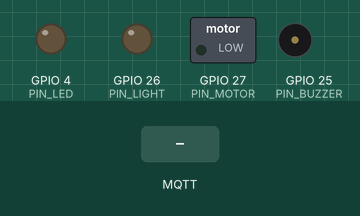
This sketch was run on a simulated ESP32. On the bench: switched loads named in the sketch (green lamp = pin HIGH), output pins drawn as LEDs (lit = HIGH), buzzer (waves = sounding, pin HIGH). The inputs (shaded band) are chosen by the test bench. WiFi joins after 1.5 s; servers stay silent unless stated; I2S audio is not simulated (input reads silence); no MQTT or app messages arrive unless stated; what the sketch prints to the serial monitor is not drawn.

Above: at 4.9 s.
5.0 s: MQTT message "hey esp" arrives on the first subscribed topic
At 6.2 s:
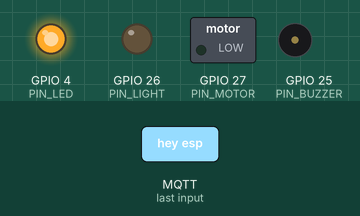
6.5 s: MQTT message "light on" arrives on the first subscribed topic
At 7.9 s:
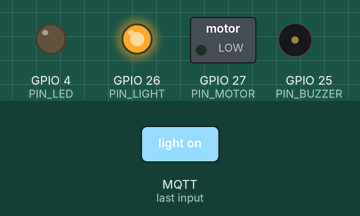
8.3 s: MQTT message "hey pi" arrives on the first subscribed topic
At 9.2 s:
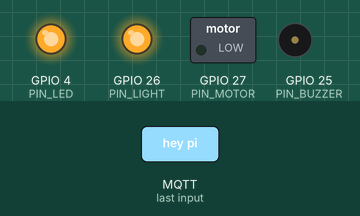
9.8 s: MQTT message "motor on" arrives on the first subscribed topic
At 10.7 s:
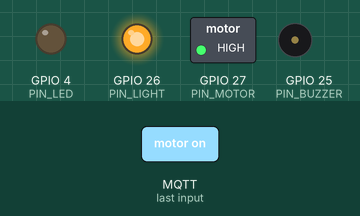
Timing chart, 0 to 12.6 s (numbered marks = the images above; inputs shaded):
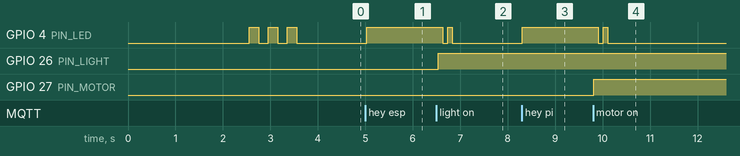

Measured:
- after the input at 5.0 s, GPIO 4 (PIN_LED): LOW → HIGH at once
- after the input at 6.5 s, GPIO 4 (PIN_LED): HIGH → LOW after 0.13 s, → HIGH 0.10 s later, → LOW 0.10 s later; GPIO 26 (PIN_LIGHT): LOW → HIGH at once
- after the input at 8.3 s, GPIO 4 (PIN_LED): LOW → HIGH at once
- after the input at 9.8 s, GPIO 4 (PIN_LED): HIGH → LOW after 0.11 s, → HIGH 0.10 s later, → LOW 0.10 s later; GPIO 27 (PIN_MOTOR): LOW → HIGH at once

The sketch:

esp32_voice_controller.ino
```cpp
#include <WiFi.h>
#include <PubSubClient.h>
#include <driver/i2s.h>

// ─── WiFi Settings ───────────────────────────────────────
const char* WIFI_SSID     = "xxxx";
const char* WIFI_PASSWORD = "xxxx";

// ─── MQTT Settings ───────────────────────────────────────
const char* MQTT_BROKER   = "rpi_ip";
const int   MQTT_PORT     = 1883;
const char* TOPIC_AUDIO   = "audio/stream";
const char* TOPIC_CMD     = "cmd/text";
const char* TOPIC_STATUS  = "device/status";

// ─── I2S / INMP441 Pins ──────────────────────────────────
#define I2S_SCK   14
#define I2S_WS    15
#define I2S_SD    32

// ─── Device GPIO Pins ────────────────────────────────────
#define PIN_LED     4    // Wake word indicator LED
#define PIN_LIGHT   26   // Light relay
#define PIN_MOTOR   27   // Motor relay
#define PIN_BUZZER  25   // Buzzer

// ─── Audio Settings ──────────────────────────────────────
#define SAMPLE_RATE   16000
#define BUFFER_SIZE   1024

WiFiClient   espClient;
PubSubClient mqtt(espClient);
int16_t audioBuffer[BUFFER_SIZE / 2];

bool wakeWordActive = false;
unsigned long wakeWordTime = 0;
#define WAKE_TIMEOUT  5000  // 5 seconds listen window

bool lightState  = false;
bool motorState  = false;
bool buzzerState = false;

// ─── LED Helpers ─────────────────────────────────────────
void setLED(bool state) {
  digitalWrite(PIN_LED, state ? HIGH : LOW);
}

void blinkLED(int times, int delayMs) {
  for (int i = 0; i < times; i++) {
    digitalWrite(PIN_LED, HIGH); delay(delayMs);
    digitalWrite(PIN_LED, LOW);  delay(delayMs);
  }
}

// ─── I2S Setup ───────────────────────────────────────────
void setupI2S() {
  i2s_config_t i2s_config = {
    .mode                 = (i2s_mode_t)(I2S_MODE_MASTER | I2S_MODE_RX),
    .sample_rate          = SAMPLE_RATE,
    .bits_per_sample      = I2S_BITS_PER_SAMPLE_16BIT,
    .channel_format       = I2S_CHANNEL_FMT_ONLY_LEFT,
    .communication_format = I2S_COMM_FORMAT_STAND_I2S,
    .intr_alloc_flags     = ESP_INTR_FLAG_LEVEL1,
    .dma_buf_count        = 8,
    .dma_buf_len          = 64,
    .use_apll             = false,
    .tx_desc_auto_clear   = false,
    .fixed_mclk           = 0
  };
  i2s_pin_config_t pin_config = {
    .bck_io_num   = I2S_SCK,
    .ws_io_num    = I2S_WS,
    .data_out_num = I2S_PIN_NO_CHANGE,
    .data_in_num  = I2S_SD
  };
  i2s_driver_install(I2S_NUM_0, &i2s_config, 0, NULL);
  i2s_set_pin(I2S_NUM_0, &pin_config);
  i2s_start(I2S_NUM_0);
  Serial.println("[I2S] Initialized");
}

// ─── WiFi Connect ────────────────────────────────────────
void connectWiFi() {
  Serial.print("[WiFi] Connecting to ");
  Serial.println(WIFI_SSID);
  WiFi.begin(WIFI_SSID, WIFI_PASSWORD);
  while (WiFi.status() != WL_CONNECTED) {
    delay(500); Serial.print(".");
  }
  Serial.print("\n[WiFi] Connected! IP: ");
  Serial.println(WiFi.localIP());
}

// ─── Command Handler ─────────────────────────────────────
void handleCommand(String text) {
  text.toLowerCase();
  text.trim();
  Serial.print("[CMD] Received: ");
  Serial.println(text);

  // Wake word check
  if (text.indexOf("hey esp")  >= 0 ||
      text.indexOf("hey pi")   >= 0 ||
      text.indexOf("hey room") >= 0) {
    wakeWordActive = true;
    wakeWordTime   = millis();
    setLED(true);
    Serial.println("[WAKE] Activated! Listening for command...");
    mqtt.publish(TOPIC_STATUS, "AWAKE");
    return;
  }

  if (!wakeWordActive) {
    Serial.println("[CMD] Ignored - say wake word first");
    return;
  }

  bool matched = true;

  // Light
  if      (text.indexOf("light on")  >= 0 || text.indexOf("turn on light")  >= 0) {
    digitalWrite(PIN_LIGHT, HIGH); lightState = true;
    Serial.println("[CMD] Light ON");
    mqtt.publish(TOPIC_STATUS, "LIGHT:ON");

  } else if (text.indexOf("light off") >= 0 || text.indexOf("turn off light") >= 0) {
    digitalWrite(PIN_LIGHT, LOW); lightState = false;
    Serial.println("[CMD] Light OFF");
    mqtt.publish(TOPIC_STATUS, "LIGHT:OFF");

  // Motor
  } else if (text.indexOf("motor on")  >= 0 || text.indexOf("turn on motor")  >= 0) {
    digitalWrite(PIN_MOTOR, HIGH); motorState = true;
    Serial.println("[CMD] Motor ON");
    mqtt.publish(TOPIC_STATUS, "MOTOR:ON");

  } else if (text.indexOf("motor off") >= 0 || text.indexOf("turn off motor") >= 0) {
    digitalWrite(PIN_MOTOR, LOW); motorState = false;
    Serial.println("[CMD] Motor OFF");
    mqtt.publish(TOPIC_STATUS, "MOTOR:OFF");

  // Buzzer
  } else if (text.indexOf("buzzer on")  >= 0 || text.indexOf("turn on buzzer")  >= 0) {
    digitalWrite(PIN_BUZZER, HIGH); buzzerState = true;
    Serial.println("[CMD] Buzzer ON");
    mqtt.publish(TOPIC_STATUS, "BUZZER:ON");

  } else if (text.indexOf("buzzer off") >= 0 || text.indexOf("turn off buzzer") >= 0) {
    digitalWrite(PIN_BUZZER, LOW); buzzerState = false;
    Serial.println("[CMD] Buzzer OFF");
    mqtt.publish(TOPIC_STATUS, "BUZZER:OFF");

  // All off
  } else if (text.indexOf("all off") >= 0 || text.indexOf("everything off") >= 0) {
    digitalWrite(PIN_LIGHT,  LOW);
    digitalWrite(PIN_MOTOR,  LOW);
    digitalWrite(PIN_BUZZER, LOW);
    lightState = motorState = buzzerState = false;
    Serial.println("[CMD] All OFF");
    mqtt.publish(TOPIC_STATUS, "ALL:OFF");
    blinkLED(3, 150);

  } else {
    matched = false;
    Serial.println("[CMD] No match found");
  }

  if (matched) blinkLED(2, 100);

  // Reset after command
  wakeWordActive = false;
  setLED(false);
}

// ─── MQTT Callback ───────────────────────────────────────
void mqttCallback(char* topic, byte* payload, unsigned int length) {
  String text = "";
  for (unsigned int i = 0; i < length; i++) text += (char)payload[i];
  handleCommand(text);
}

// ─── MQTT Connect ────────────────────────────────────────
void connectMQTT() {
  while (!mqtt.connected()) {
    Serial.print("[MQTT] Connecting...");
    if (mqtt.connect("ESP32_MIC")) {
      Serial.println(" Connected!");
      mqtt.subscribe(TOPIC_CMD);
    } else {
      Serial.print(" Failed rc=");
      Serial.print(mqtt.state());
      Serial.println(" Retrying in 3s...");
      delay(3000);
    }
  }
}

// ─── Setup ───────────────────────────────────────────────
void setup() {
  Serial.begin(115200);
  delay(1000);

  pinMode(PIN_LED,    OUTPUT);
  pinMode(PIN_LIGHT,  OUTPUT);
  pinMode(PIN_MOTOR,  OUTPUT);
  pinMode(PIN_BUZZER, OUTPUT);

  digitalWrite(PIN_LED,    LOW);
  digitalWrite(PIN_LIGHT,  LOW);
  digitalWrite(PIN_MOTOR,  LOW);
  digitalWrite(PIN_BUZZER, LOW);

  Serial.println("=== ESP32 Voice Control Starting ===");
  connectWiFi();
  setupI2S();

  mqtt.setServer(MQTT_BROKER, MQTT_PORT);
  mqtt.setCallback(mqttCallback);
  mqtt.setBufferSize(2048);
  connectMQTT();

  blinkLED(3, 200);  // Ready signal
  Serial.println("[SYSTEM] Ready! Say 'Hey ESP' / 'Hey Pi' / 'Hey Room'");
}

// ─── Loop ────────────────────────────────────────────────
void loop() {
  if (!mqtt.connected()) connectMQTT();
  mqtt.loop();

  // Wake word timeout check
  if (wakeWordActive && (millis() - wakeWordTime > WAKE_TIMEOUT)) {
    wakeWordActive = false;
    setLED(false);
    Serial.println("[WAKE] Timeout - back to sleep");
    mqtt.publish(TOPIC_STATUS, "SLEEP");
  }

  // Read and publish audio
  size_t bytesRead = 0;
  i2s_read(I2S_NUM_0, audioBuffer, BUFFER_SIZE, &bytesRead, portMAX_DELAY);
  if (bytesRead > 0) {
    mqtt.publish(TOPIC_AUDIO, (uint8_t*)audioBuffer, bytesRead, false);
  }
}
```
